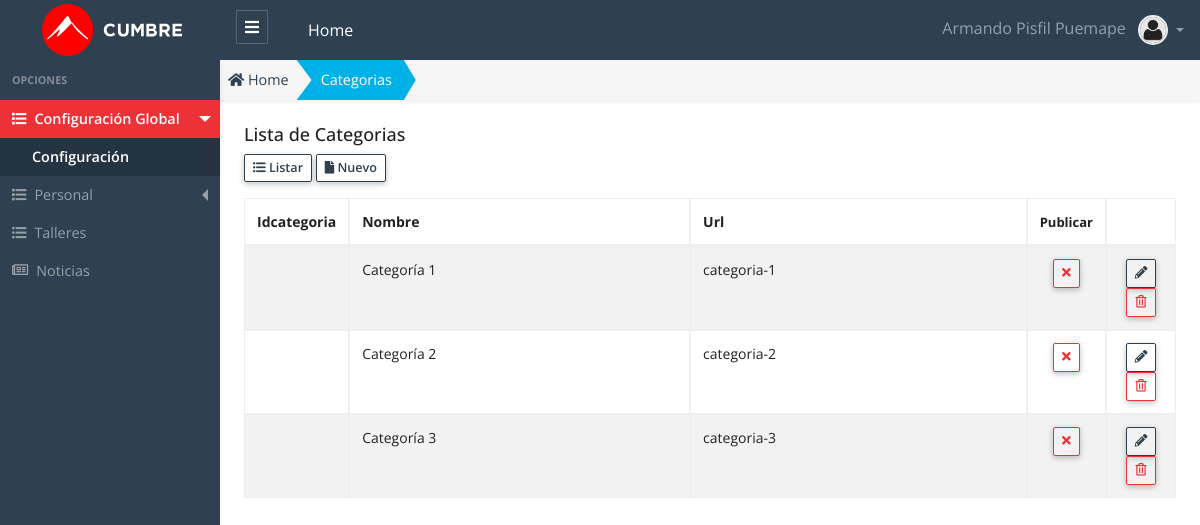
/public/admin/categoria/categoria.php (signed in), run on the app's committed database.
### tables this page shows
CREATE TABLE `categoria`  (
  `categoria_id` int(11) NOT NULL AUTO_INCREMENT,
  `nombre` varchar(150) NOT NULL,
  `url` varchar(255) NULL DEFAULT '',
  `imagen` varchar(255) NULL DEFAULT '',
  `publicar` char(1) NULL DEFAULT 'S',
  `estado` smallint(5) UNSIGNED NOT NULL DEFAULT 1,
  `created_up` timestamp(0) NULL DEFAULT NULL,
  PRIMARY KEY (`categoria_id`) USING BTREE
);

### public/app/database/Connection.php (called while the page is built, shortened)
<?php
Class Connection
{
  protected $db_host   = 'localhost';
  protected $db_user   = 'root';
  protected $db_pass   = '';
  protected $db_name   = 'escuelac_w_ne16';
  protected $db_port   = '3306';
  protected $db_driver = 'mysql';
  protected $query  = '';
  protected $conn   = null  ;
  private function openConnection()
  {
    $str_conn = $this->db_driver.":host=".$this->db_host.";port=".$this->db_port.";dbname=" .$this->db_name;
    $this->conn = new PDO($str_conn,$this->db_user,$this->db_pass);
    $this->conn->setAttribute(PDO::ATTR_ERRMODE, PDO::ERRMODE_EXCEPTION);
    $this->conn->query("SET NAMES 'utf8'");
    return $this->conn ;
  }
  protected function executeQuery()
  {
    $stm = $this->conn->prepare($this->query);
    $this->status = $stm->execute() ;
    if($this->status)
    {
      $column_count = $stm->columnCount() ;
      if ($column_count > 0)
      {
        $rows  = $stm->fetchAll(PDO::FETCH_ASSOC) ;
      }
    }
  }
}

### public/app/models/Categoria.php (called while the page is built, shortened)
<?php
class Categoria extends Connection {
  public function getAll()
  {
    try{
      $this->query = "SELECT * FROM categoria; ";
      $this->executeQuery();
      $data = $this->rows ;
      return $data;
    }catch(exception $e){
      throw new Exception($e->getMessage());
    }
  }
}

### public/app/controllers/CategoriaController.php (called while the page is built, shortened)
<?php
 class CategoriaController
{
  public function getAll()
  {
    try
    {
      $categoria  = new Categoria();
      $data = $categoria->getAll();
      return $data ;
    }
    catch (Exception $e)
    {
      throw new Exception($e->getMessage());
    }
  }
}

### public/admin/categoria/categoria.php (the view, shortened to what this page needs)
<?php
    $categoria_controller = new CategoriaController();
    $data = $categoria_controller->getAll();
    $title_page = "Categorias";
?>
<!DOCTYPE html>
<html lang="es">
<head>
  <?php
    require_once "../layout/head_links.phtml";
  ?>
</head>
<body>
  <?php require "../layout/header.phtml"; ?>
  <div class="app-wrap">
    <?php require_once "../layout/sidebar.phtml";?>
    <main role="main" class="main">
      <nav class="full-content" aria-label="breadcrumb">
        <ol class="breadcrumb breadcrumb-shape shadow-sm radius-0">
          <li class="breadcrumb-item">
            <a href="admin">
              <i class="fas fa-home"></i> Home
            </a>
          </li>
          <li class="breadcrumb-item active bg-info text-white" aria-current="page">
            <a class="link-white" href="admin/categoria/categoria.php">
              <?php echo $title_page; ?>
            </a>
          </li>
        </ol>
      </nav>
      <div class="container-full p-2 fs-x-14">
        <div class="row">
          <div class="col-12">
            <h5 class="page-header-title">Lista de <?php echo $title_page; ?> </h5>
          </div>
          <div class="col-12 mb-3">
            <a href="admin/categoria/categoria.php" class="btn btn-outline-primary btn-sm btn-bar" role="button">
              <i class="fas fa-list-ul"></i>
              Listar
            </a>
            <a href="admin/categoria/nuevo.php" class="btn btn-outline-primary btn-sm btn-bar" role="button">
              <i class="fas fa-file"></i>
              Nuevo
            </a>
          </div>
          <div class="col-12">
            <div class="table-responsive">
            <table id="dataTableList" class="table table-striped table-bordered" style="width:100%">
              <thead>
                <tr>
                  <th width="50">Idcategoria </th>
                  <th>Nombre </th>
                  <th>Url </th>
                  <th width="50" class="fs-x-13"> Publicar </th>
                  <th width="70"></th>
                </tr>
              </thead>
              <tbody>
                <?php foreach ($data as &$row) {?>
                  <?php
                    $classBtn = "" ;
                    $title    = "" ;
                    $icon_pub = "" ;
                    if(!empty($row["publicar"])){
                      if($row["publicar"] == "S"){
                        $classBtn =  "btn-outline-danger";
                        $title = "Desactivar/Ocultar" ;
                        $icon_pub = '<i class="fas fa-times"></i>';
                      }
                      else {
                        $classBtn =  "btn-outline-success";
                        $title = "Publicar" ;
                        $icon_pub = '<i class="fas fa-check"></i>';
                      }
                    }
                    $title_estado = "" ;
                    if(!empty($row["estado"])){
                      if($row["estado"] == 1){
                        $title_estado = "Eliminar" ;
                      }
                      else {
                        $title_estado = "Recuperar" ;
                      }
                    }
                  ?>
                <tr class="<?php if($row["estado"] == 0 ) echo "tr-estado" ;?>" >
                  <td> <?php echo $row["idcategoria"] ?> </td>
                  <td> <?php echo $row["nombre"] ?> </td>
                  <td> <?php echo $row["url"] ?> </td>
                  <td class="text-center">
                    <button onclick="modalPublicar(<?php echo $row['idcategoria'] ?>, `<?php echo $row['nombre'] ?>` ,`<?php echo $title ?>`, `<?php echo $row['publicar'] ?>`);" class="btn btn-sm lh-1 btn-table <?php echo $classBtn; ?> " title="<?php echo $title; ?>" >
                    <?php echo $icon_pub ;?>
                    </button>
                  </td>
                  <td class="text-center">
                    <a class="btn btn-outline-primary btn-sm lh-1 btn-table" href="admin/categoria/editar.php?id=<?php echo $row["idcategoria"] ?>" title="Editar">
                    <i class="fas fa-pencil-alt"></i>
                    </a>
                    <button class="btn btn-outline-danger btn-sm lh-1 btn-table" onclick="modalDelete(<?php echo $row["idcategoria"] ?>, `<?php echo $row['nombre'] ?>`,`<?php echo $title_estado ?>`,`<?php echo $row['estado'] ?>`);" title="<?php echo $title_estado ;?>">
                    <i class="far fa-trash-alt"></i>
                    </button>
                  </td>
                </tr>
                <?php }?>
              </tbody>
            </table>
            </div>
          </div>
        </div>
      </div>
    </main>
  </div>
  <?php require_once "../layout/datatables.phtml"?>
</body>
</html>

### data on the page
categoria: nombre "Categoría 1", url "categoria-1", publicar "S" (drawn)
categoria: nombre "Categoría 2", url "categoria-2", publicar "S" (drawn)
categoria: nombre "Categoría 3", url "categoria-3", publicar "S" (drawn)

### other printed values
$_SESSION['USER']['nombre'] "Armando"
$_SESSION['USER']['apellidos'] "Pisfil Puemape"
$title_page "Categorias"
